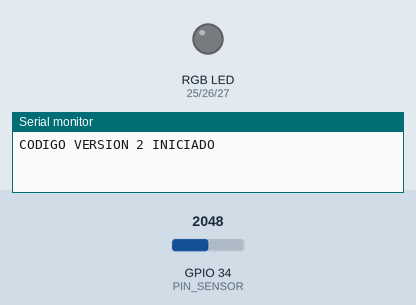
This sketch was run on a simulated ESP32. On the bench: an RGB LED mixed from three pins (HIGH = lit), the last lines printed to the serial monitor. Inputs (shaded band) come from the test bench; at power-on: GPIO 34 (PIN_SENSOR) = 2048.

Above: at 0.0 s.
At 1.2 s:
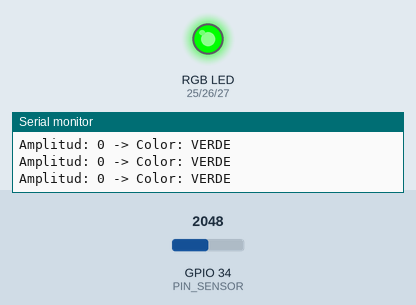
1.3 s: GPIO 34 (PIN_SENSOR) set to 2866
At 1.42 s:
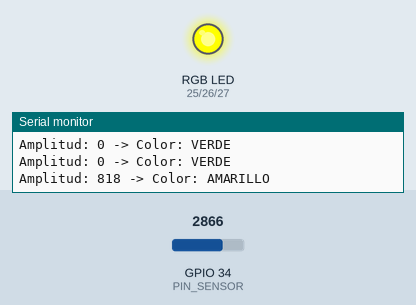
Timing chart, 0 to 4.3 s (numbered marks = the images above; inputs shaded):
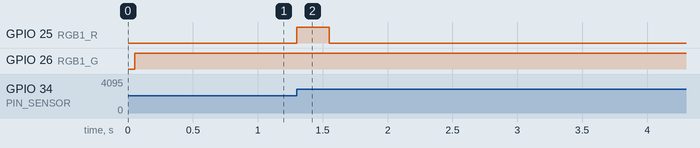

Measured:
- after the input at 1.3 s, GPIO 25 (RGB1_R): LOW → HIGH at once, → LOW 0.25 s later

The sketch:

prueba_sensor_un_led.ino
```cpp
/*
  =====================================================================
  PRUEBA DEL SENSOR DE RUIDO — UN SOLO LED RGB
  TEI201 Taller de Diseño en Ingeniería — Testing previo al Avance #2
  Placa: ESP32 DevKit conectado al computador (Serial Monitor)
  =====================================================================
  OBJETIVO: probar que el KY-038 mide el ruido y que el LED RGB cambia
  de color según la amplitud, antes de integrar WiFi y botón.

  RESULTADO: el Serial Monitor mostraba el color correcto, pero el
  amarillo no se veía en el LED: pasaba de verde a rojo muy rápido.
  Conclusión: había que ajustar los umbrales. Después de calibrar con
  el Serial Monitor quedaron en AMARILLO = 17 y ROJO = 42 (central.ino).
  =====================================================================
*/

const int PIN_SENSOR = 34;   // AO del KY-038 (pin ADC1)
const int VENTANA_MS = 50;   // duración de cada medición de amplitud

// Pines del LED RGB
const int RGB1_R = 25;
const int RGB1_G = 26;
const int RGB1_B = 27;

// Umbrales de prueba (sin calibrar)
const int UMBRAL_AMARILLO = 15;
const int UMBRAL_ROJO     = 1000;

void setup() {
  Serial.begin(115200);
  pinMode(RGB1_R, OUTPUT);
  pinMode(RGB1_G, OUTPUT);
  pinMode(RGB1_B, OUTPUT);
  Serial.println("CODIGO VERSION 2 INICIADO");
}

void loop() {
  // 1. Medir amplitud: diferencia entre el valor máximo y mínimo
  //    que lee el micrófono durante VENTANA_MS milisegundos
  int maximo = 0;
  int minimo = 4095;
  unsigned long inicio = millis();
  while (millis() - inicio < VENTANA_MS) {
    int lectura = analogRead(PIN_SENSOR);
    if (lectura > maximo) maximo = lectura;
    if (lectura < minimo) minimo = lectura;
  }
  int amplitud = maximo - minimo;

  // 2. Apagar el LED antes de elegir el nuevo color
  digitalWrite(RGB1_R, LOW);
  digitalWrite(RGB1_G, LOW);
  digitalWrite(RGB1_B, LOW);

  // 3. Elegir color según la amplitud
  String color;
  if (amplitud <= UMBRAL_AMARILLO) {
    digitalWrite(RGB1_G, HIGH);            // verde
    color = "VERDE";
  } else if (amplitud <= UMBRAL_ROJO) {
    digitalWrite(RGB1_R, HIGH);
    digitalWrite(RGB1_G, HIGH);            // rojo + verde = amarillo
    color = "AMARILLO";
  } else {
    digitalWrite(RGB1_R, HIGH);            // rojo
    color = "ROJO";
  }

  // 4. Mostrar resultado en el Serial Monitor
  Serial.print("Amplitud: ");
  Serial.print(amplitud);
  Serial.print(" -> Color: ");
  Serial.println(color);

  delay(200);   // una medición cada ~250 ms
}
```
